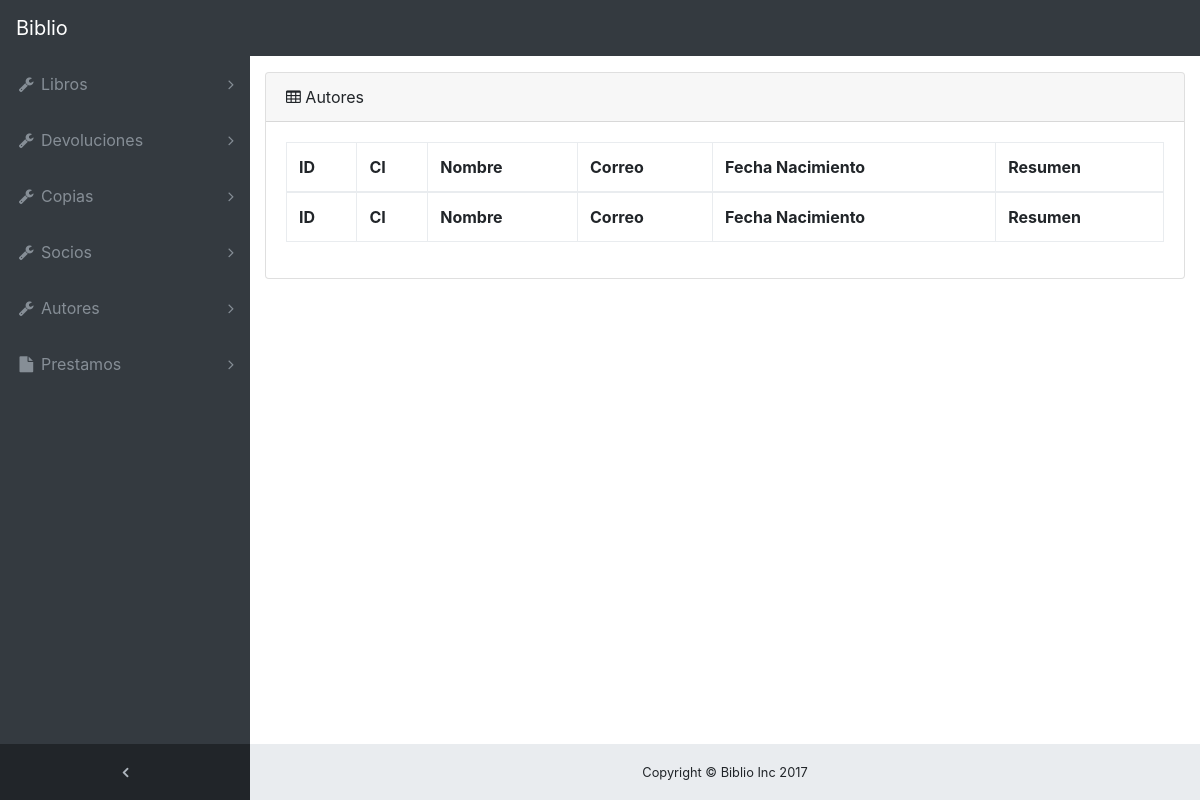
Before: /biblio/autores with the older database file.
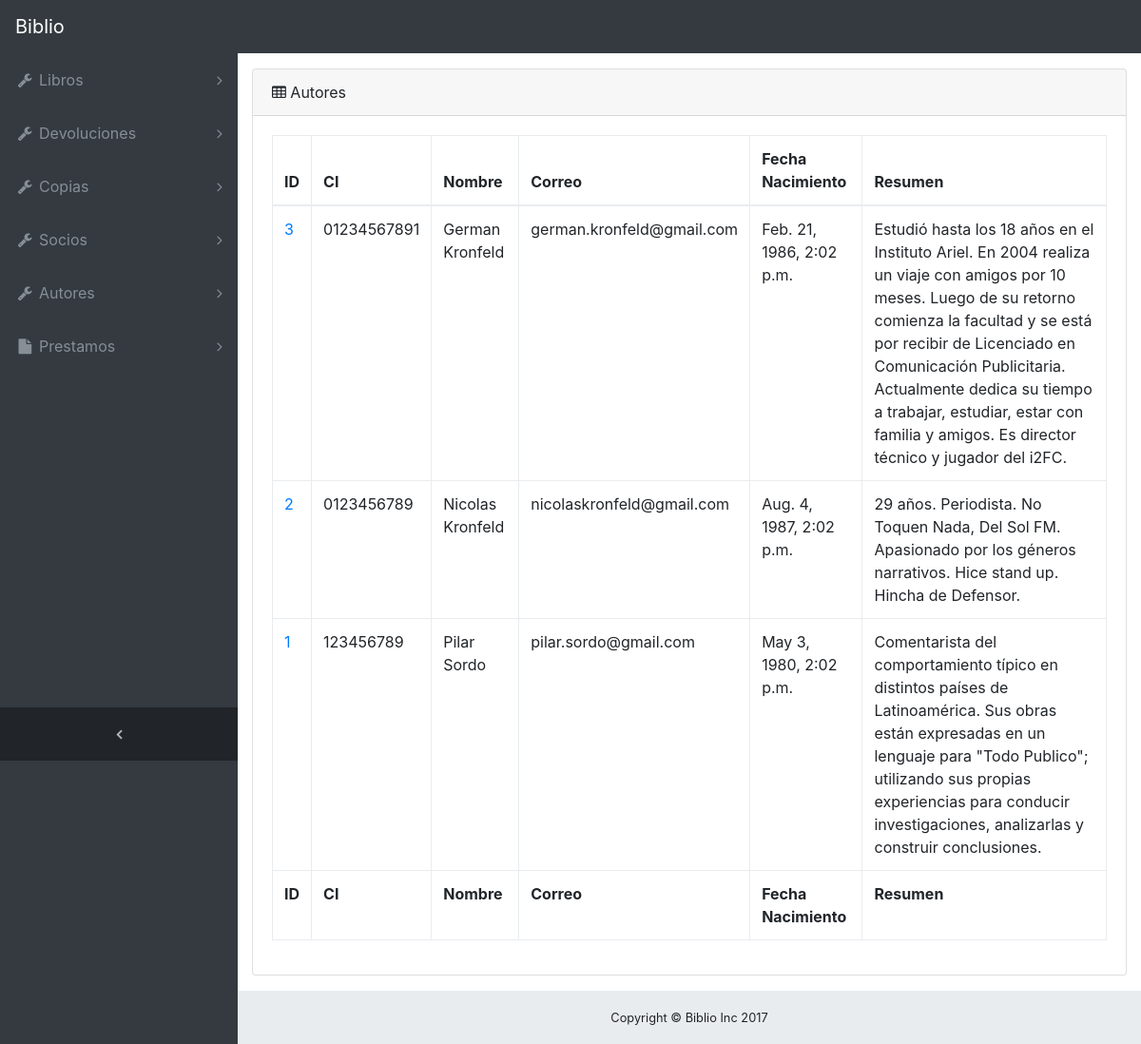
After: the same page with the newer database file.
### biblio/models.py (models this page shows, shortened)
class Autor(models.Model):
    CI = models.CharField(max_length=200)
    nombre = models.CharField(max_length=200)
    correo = models.EmailField()
    resumen = models.CharField(max_length=400, default='')
    fecha_nacimiento = models.DateTimeField()
    libros_publicados = models.ManyToManyField(Libro)

### biblio/views.py (the view)
def autores(request):
    autores = Autor.objects.order_by('-id')
    context = {'autores' : autores}
    return render(request, 'biblio/autores.html', context)

### biblio/templates/biblio/autores.html
{% extends "biblio/base_generic.html" %}
{% block content %}
 <div class="card mb-3">
        <div class="card-header">
          <i class="fa fa-table"></i> Autores</div>
        <div class="card-body">
          <div class="table-responsive">
            <table class="table table-bordered" id="dataTable" width="100%" cellspacing="0">
              <thead>
                <tr>
                  <th>ID</th>
                  <th>CI</th>
                  <th>Nombre</th>
                  <th>Correo</th>
                  <th>Fecha Nacimiento</th>
                  <th>Resumen</th>
                </tr>
              </thead>
              <tfoot>
                <tr>
                  <th>ID</th>
                  <th>CI</th>
                  <th>Nombre</th>
                  <th>Correo</th>
                  <th>Fecha Nacimiento</th>
                  <th>Resumen</th>
                </tr>
              </tfoot>
              <tbody>
              {% for autor in autores %}
                <tr>
                  <td><a href="/biblio/autor/{{ autor.id }}/">{{ autor.id }}</td>
                  <td>{{ autor.CI }}</td>
                  <td>{{ autor.nombre }}</td>
                  <td>{{ autor.correo }}</td>
                  <td>{{ autor.fecha_nacimiento }}</td>
                  <td>{{ autor.resumen }}</td>
                {% endfor %}
                </tr>
              </tbody>
            </table>
          </div>
        </div>
{% endblock %}

Changed rows visible on the page:
added Autor: id "3", CI "01234567891", nombre "German Kronfeld", correo "german.kronfeld@gmail.com", fecha_nacimiento "Feb. 21, 1986, 2:02 p.m.", resumen "Estudió hasta los 18 años en el Instituto Ariel. En 2004 realiza un viaje con amigos por 10 meses. Luego de su retorno comienza la facultad y se está por recibir de Licenciado en Comunicación Publicitaria. Actualmente dedica su tiempo a trabajar, estudiar, estar con familia y amigos. Es director técnico y jugador del i2FC."
added Autor: id "2", CI "0123456789", nombre "Nicolas Kronfeld", correo "nicolaskronfeld@gmail.com", fecha_nacimiento "Aug. 4, 1987, 2:02 p.m.", resumen "29 años. Periodista. No Toquen Nada, Del Sol FM. Apasionado por los géneros narrativos. Hice stand up. Hincha de Defensor."
added Autor: id "1", CI "123456789", nombre "Pilar Sordo", correo "pilar.sordo@gmail.com", fecha_nacimiento "May 3, 1980, 2:02 p.m.", resumen "Comentarista del comportamiento típico en distintos países de Latinoamérica. Sus obras están expresadas en un lenguaje para \"Todo Publico\"; utilizando sus propias experiencias para conducir investigaciones, analizarlas y construir conclusiones."
